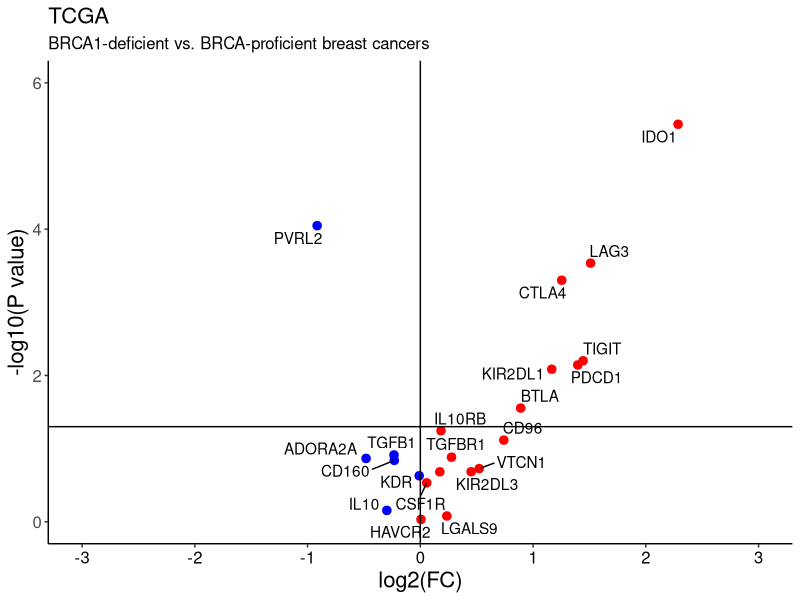

This figure's R source:
# Load packages
library(ggplot2)
library(ggrepel)

# Set working directory
setwd("/Users/WIMM/Documents/BRCA_2018/Github/")

# Read file
df <- read.table("Data/TCGA_final.txt", header=TRUE, sep="\t", na.strings="NA", check.names=FALSE)

# CIN25 gene list
genes <- c("CTLA4", "PDCD1", "LAG3", "BTLA", "CD160", "IDO1", "IL10", "IL10RB", "TGFB1", "TGFBR1", "VTCN1", "CD244", "LGALS9", "HAVCR2", "ADORA2A", "TIGIT", "CSF1R", "KIR2DL1", "KIR2DL2", "KIR2DL3", "KDR", "CD96", "PVRL2")

genes <- intersect(names(df), genes)

# Subset relevant columns
df <- df[,c("BRCA_status", genes)]

# Remove missing values
df <- na.omit(df)

# Compute FC and p-values
fc.brca <- NULL
p.brca <- NULL

for(i in 1:length(genes)) {

    # Subset gene
    df.small <- df[, c("BRCA_status", genes[i])]
    
    # Retrieve expression values
    proficient <- df.small[which(df.small$BRCA_status=="BRCA-proficient"), 2]
    brca <- df.small[which(df.small$BRCA_status=="BRCA1-deficient"), 2]
    
    # Compute FC
    fc.brca[i] <- log2(median((2^brca - 1), na.rm=TRUE) / median((2^proficient - 1), na.rm=TRUE))
    
    # Compute p.values
    p.brca[i] <- wilcox.test(brca, proficient, na.rm=TRUE)$p.value
    
}

# Tabulate
results <- data.frame(genes, fc.brca, p.brca, stringsAsFactors=FALSE)

# Indicate direction
results$direction <- ifelse(results$fc.brca > 0, "Up", "Down")

# Volcano plot
    # Definition
    data <- results
    x <- data$fc.brca
    y <- -log10(data$p.brca)
    z <- data$direction
    label <- data$genes
    maintitle <- "TCGA"
    subtitle <- "BRCA1-deficient vs. BRCA-proficient breast cancers"
    xtitle <- "log2(FC)"
    ytitle <- "-log10(P value)"
    ymin <- floor(min(y))
    ymax <- ceiling(max(y))
    yinterval <- 2
    xmin <- max(abs(floor(min(x))), ceiling(max(x))) * -1
    xmax <- max(abs(floor(min(x))), ceiling(max(x)))
    xinterval <- 1
    
    # Plot
    plot <- ggplot(data, aes(x=x, y=y, label=label)) +
               geom_point(shape=20, size=4, mapping=aes(color=z), show.legend=FALSE) +
               geom_text_repel(aes(label=label)) +
               geom_vline(xintercept = 0) +
               geom_hline(yintercept = 1.3) +
               scale_colour_manual(values=c("blue", "red")) +
               scale_x_continuous(limits=c(xmin, xmax), breaks=seq(xmin, xmax, by=xinterval)) +
               scale_y_continuous(limits=c(ymin, ymax), breaks=seq(ymin, ymax, by=yinterval)) +
               labs(title=maintitle, subtitle=subtitle, x=xtitle, y=ytitle) +
               theme(panel.grid.major=element_blank(),
                     panel.grid.minor=element_blank(),
                     panel.background=element_blank(),
                     axis.line = element_line(colour="black"),
                     axis.text.x=element_text(colour="black"),
                     axis.text=element_text(size=12),
                     axis.title=element_text(size=16),
                     plot.title=element_text(size=16),
                     plot.subtitle=element_text(size=12))
                     
    # Sava plot
    ggsave("Figures/Figure_2F.pdf", plot, width=8, height=8)
